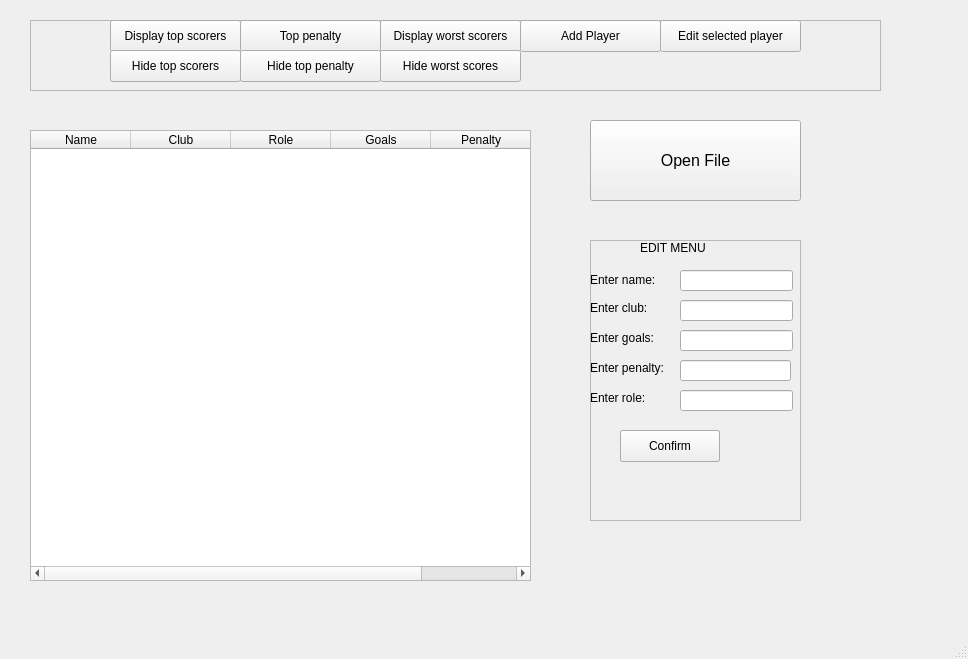
<?xml version="1.0" encoding="UTF-8"?>
<ui version="4.0">
 <class>MainWindow</class>
 <widget class="QMainWindow" name="MainWindow">
  <property name="geometry">
   <rect>
    <x>0</x>
    <y>0</y>
    <width>968</width>
    <height>659</height>
   </rect>
  </property>
  <property name="windowTitle">
   <string>MainWindow</string>
  </property>
  <widget class="QWidget" name="centralwidget">
   <widget class="QTableWidget" name="table">
    <property name="geometry">
     <rect>
      <x>30</x>
      <y>130</y>
      <width>501</width>
      <height>441</height>
     </rect>
    </property>
    <column>
     <property name="text">
      <string>Name</string>
     </property>
    </column>
    <column>
     <property name="text">
      <string>Club</string>
     </property>
    </column>
    <column>
     <property name="text">
      <string>Role</string>
     </property>
    </column>
    <column>
     <property name="text">
      <string>Goals</string>
     </property>
    </column>
    <column>
     <property name="text">
      <string>Penalty</string>
     </property>
    </column>
   </widget>
   <widget class="QTableWidget" name="topScorersTable">
    <property name="geometry">
     <rect>
      <x>30</x>
      <y>130</y>
      <width>501</width>
      <height>441</height>
     </rect>
    </property>
    <column>
     <property name="text">
      <string>Name</string>
     </property>
    </column>
    <column>
     <property name="text">
      <string>Club</string>
     </property>
    </column>
    <column>
     <property name="text">
      <string>Role</string>
     </property>
    </column>
    <column>
     <property name="text">
      <string>Goals</string>
     </property>
    </column>
    <column>
     <property name="text">
      <string>Penalty</string>
     </property>
    </column>
   </widget>
   <widget class="QTableWidget" name="topPenaltyTable">
    <property name="geometry">
     <rect>
      <x>30</x>
      <y>130</y>
      <width>501</width>
      <height>441</height>
     </rect>
    </property>
    <column>
     <property name="text">
      <string>Name</string>
     </property>
    </column>
    <column>
     <property name="text">
      <string>Club</string>
     </property>
    </column>
    <column>
     <property name="text">
      <string>Role</string>
     </property>
    </column>
    <column>
     <property name="text">
      <string>Goals</string>
     </property>
    </column>
    <column>
     <property name="text">
      <string>Penalty</string>
     </property>
    </column>
   </widget>
   <widget class="QTableWidget" name="WorstscorersTable">
    <property name="geometry">
     <rect>
      <x>30</x>
      <y>130</y>
      <width>501</width>
      <height>451</height>
     </rect>
    </property>
    <column>
     <property name="text">
      <string>Name</string>
     </property>
    </column>
    <column>
     <property name="text">
      <string>Club</string>
     </property>
    </column>
    <column>
     <property name="text">
      <string>Role</string>
     </property>
    </column>
    <column>
     <property name="text">
      <string>Goals</string>
     </property>
    </column>
    <column>
     <property name="text">
      <string>Penalty</string>
     </property>
    </column>
   </widget>
   <widget class="QFrame" name="frame">
    <property name="geometry">
     <rect>
      <x>30</x>
      <y>20</y>
      <width>851</width>
      <height>71</height>
     </rect>
    </property>
    <property name="frameShape">
     <enum>QFrame::StyledPanel</enum>
    </property>
    <property name="frameShadow">
     <enum>QFrame::Raised</enum>
    </property>
    <widget class="QPushButton" name="pushButton">
     <property name="geometry">
      <rect>
       <x>80</x>
       <y>0</y>
       <width>131</width>
       <height>32</height>
      </rect>
     </property>
     <property name="text">
      <string>Display top scorers</string>
     </property>
    </widget>
    <widget class="QPushButton" name="hidetopscorrers">
     <property name="geometry">
      <rect>
       <x>80</x>
       <y>30</y>
       <width>131</width>
       <height>32</height>
      </rect>
     </property>
     <property name="text">
      <string>Hide top scorers</string>
     </property>
    </widget>
    <widget class="QPushButton" name="biggestpenalty">
     <property name="geometry">
      <rect>
       <x>210</x>
       <y>0</y>
       <width>141</width>
       <height>32</height>
      </rect>
     </property>
     <property name="text">
      <string>Top penalty</string>
     </property>
    </widget>
    <widget class="QPushButton" name="hidetoppenalty">
     <property name="geometry">
      <rect>
       <x>210</x>
       <y>30</y>
       <width>141</width>
       <height>32</height>
      </rect>
     </property>
     <property name="text">
      <string>Hide top penalty</string>
     </property>
    </widget>
    <widget class="QPushButton" name="worstscorersbut">
     <property name="geometry">
      <rect>
       <x>350</x>
       <y>0</y>
       <width>141</width>
       <height>32</height>
      </rect>
     </property>
     <property name="text">
      <string>Display worst scorers</string>
     </property>
    </widget>
    <widget class="QPushButton" name="hideworstscorers">
     <property name="geometry">
      <rect>
       <x>350</x>
       <y>30</y>
       <width>141</width>
       <height>32</height>
      </rect>
     </property>
     <property name="text">
      <string>Hide worst scores</string>
     </property>
    </widget>
    <widget class="QPushButton" name="addbut">
     <property name="geometry">
      <rect>
       <x>490</x>
       <y>0</y>
       <width>141</width>
       <height>32</height>
      </rect>
     </property>
     <property name="text">
      <string>Add Player</string>
     </property>
    </widget>
    <widget class="QPushButton" name="editbut">
     <property name="geometry">
      <rect>
       <x>630</x>
       <y>0</y>
       <width>141</width>
       <height>32</height>
      </rect>
     </property>
     <property name="text">
      <string>Edit selected player</string>
     </property>
    </widget>
   </widget>
   <widget class="QFrame" name="EDITMENU">
    <property name="enabled">
     <bool>true</bool>
    </property>
    <property name="geometry">
     <rect>
      <x>590</x>
      <y>240</y>
      <width>211</width>
      <height>281</height>
     </rect>
    </property>
    <property name="frameShape">
     <enum>QFrame::StyledPanel</enum>
    </property>
    <property name="frameShadow">
     <enum>QFrame::Raised</enum>
    </property>
    <widget class="QLineEdit" name="nameline">
     <property name="geometry">
      <rect>
       <x>90</x>
       <y>30</y>
       <width>113</width>
       <height>21</height>
      </rect>
     </property>
    </widget>
    <widget class="QLineEdit" name="clubline">
     <property name="geometry">
      <rect>
       <x>90</x>
       <y>60</y>
       <width>113</width>
       <height>21</height>
      </rect>
     </property>
    </widget>
    <widget class="QLineEdit" name="goalsline">
     <property name="geometry">
      <rect>
       <x>90</x>
       <y>90</y>
       <width>113</width>
       <height>21</height>
      </rect>
     </property>
    </widget>
    <widget class="QLineEdit" name="penaltyline">
     <property name="geometry">
      <rect>
       <x>90</x>
       <y>120</y>
       <width>111</width>
       <height>21</height>
      </rect>
     </property>
    </widget>
    <widget class="QLineEdit" name="roleline">
     <property name="geometry">
      <rect>
       <x>90</x>
       <y>150</y>
       <width>113</width>
       <height>21</height>
      </rect>
     </property>
    </widget>
    <widget class="QLabel" name="label">
     <property name="geometry">
      <rect>
       <x>0</x>
       <y>30</y>
       <width>71</width>
       <height>20</height>
      </rect>
     </property>
     <property name="text">
      <string>Enter name:</string>
     </property>
    </widget>
    <widget class="QLabel" name="label_2">
     <property name="geometry">
      <rect>
       <x>0</x>
       <y>60</y>
       <width>71</width>
       <height>16</height>
      </rect>
     </property>
     <property name="text">
      <string>Enter club:</string>
     </property>
    </widget>
    <widget class="QLabel" name="label_3">
     <property name="geometry">
      <rect>
       <x>0</x>
       <y>90</y>
       <width>71</width>
       <height>16</height>
      </rect>
     </property>
     <property name="text">
      <string>Enter goals:</string>
     </property>
    </widget>
    <widget class="QLabel" name="label_4">
     <property name="geometry">
      <rect>
       <x>0</x>
       <y>120</y>
       <width>91</width>
       <height>16</height>
      </rect>
     </property>
     <property name="text">
      <string>Enter penalty:</string>
     </property>
    </widget>
    <widget class="QLabel" name="label_5">
     <property name="geometry">
      <rect>
       <x>0</x>
       <y>150</y>
       <width>61</width>
       <height>16</height>
      </rect>
     </property>
     <property name="text">
      <string>Enter role:</string>
     </property>
    </widget>
    <widget class="QLabel" name="label_6">
     <property name="geometry">
      <rect>
       <x>50</x>
       <y>0</y>
       <width>71</width>
       <height>16</height>
      </rect>
     </property>
     <property name="text">
      <string>EDIT MENU</string>
     </property>
    </widget>
    <widget class="QPushButton" name="confirmbut">
     <property name="geometry">
      <rect>
       <x>30</x>
       <y>190</y>
       <width>100</width>
       <height>32</height>
      </rect>
     </property>
     <property name="text">
      <string>Confirm</string>
     </property>
    </widget>
    <widget class="QPushButton" name="confirmbut_2">
     <property name="geometry">
      <rect>
       <x>30</x>
       <y>190</y>
       <width>100</width>
       <height>32</height>
      </rect>
     </property>
     <property name="text">
      <string>Confirm</string>
     </property>
    </widget>
   </widget>
   <widget class="QPushButton" name="openfilebut">
    <property name="geometry">
     <rect>
      <x>590</x>
      <y>120</y>
      <width>211</width>
      <height>81</height>
     </rect>
    </property>
    <property name="font">
     <font>
      <pointsize>12</pointsize>
     </font>
    </property>
    <property name="text">
     <string>Open File</string>
    </property>
   </widget>
  </widget>
  <widget class="QMenuBar" name="menubar">
   <property name="geometry">
    <rect>
     <x>0</x>
     <y>0</y>
     <width>968</width>
     <height>20</height>
    </rect>
   </property>
  </widget>
  <widget class="QStatusBar" name="statusbar"/>
 </widget>
 <resources/>
 <connections/>
</ui>
